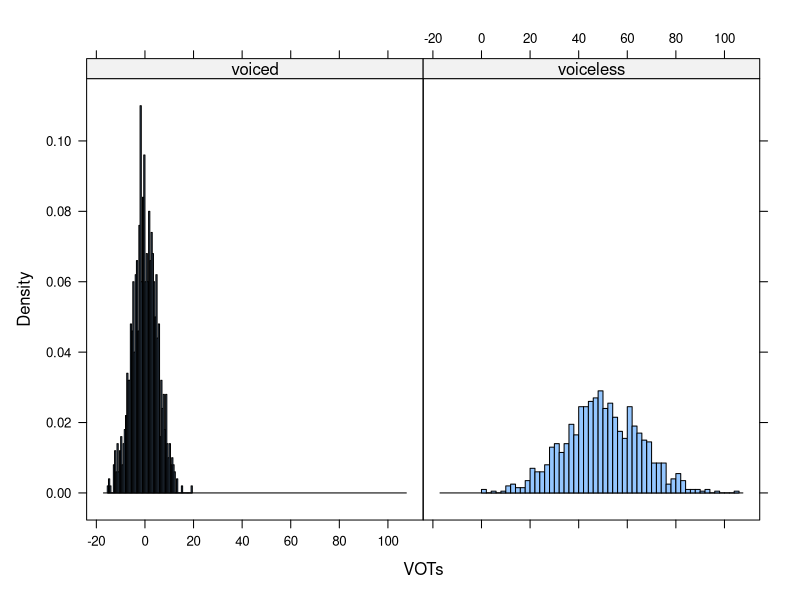
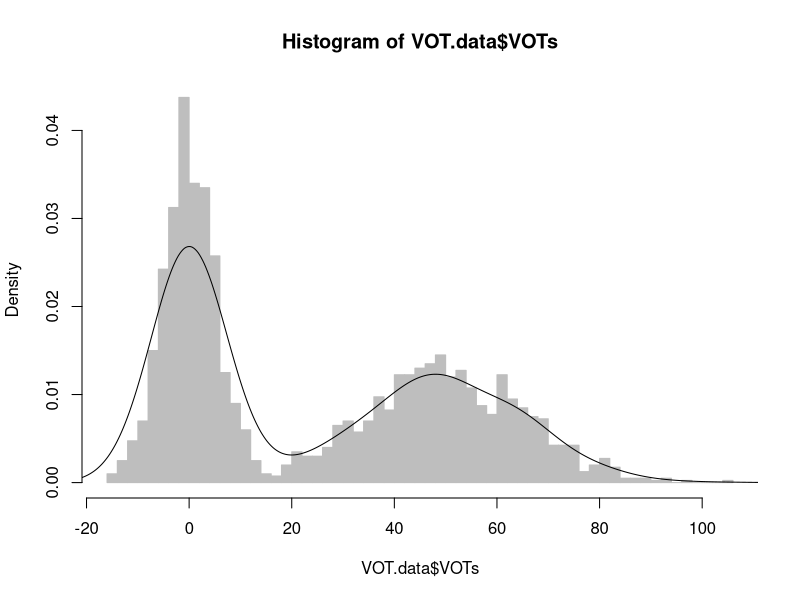
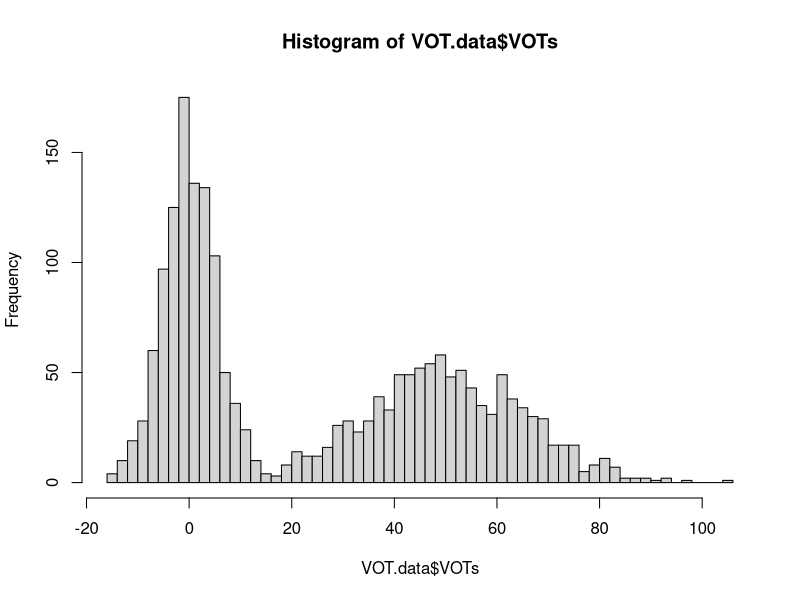
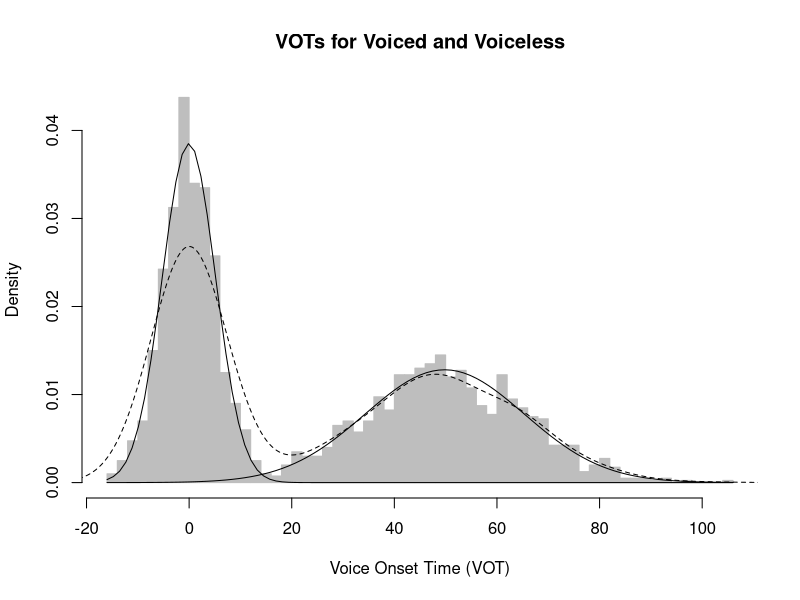
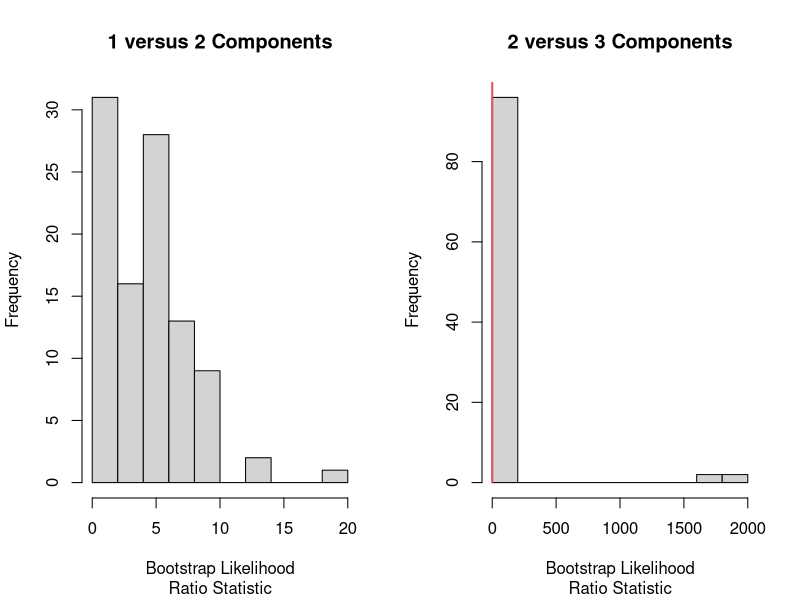

The R source for these figures, in order:
####Mixture of Gaussian  Models: A Tutorial Using simulated VOT data####
#A tutorial using the library Mixtools to model infants' statistical learning of speech sound categories
#The statistical model is a MOG whose parameters are estimated using the EM algorithm
#First, a model is introduced to estimate parameters of VOT distrbutions for voiced/voiceless speech sounds using EM.
#Then, a hypothesis testing approach is introduced to determine the number of components/categories.

####Background Info####
#Model based loosely off of McMurray et al. (2009), Developmental Science, and de Boer & Kuhl (2003), Acoustics Research Letters
#Infants learn speech sound categories based off of distributional features of speech cues.
#Evidence suggests that infant use voice onset time (VOT) to learn voiced and voiceless speech sounds.

####Developmental Caveats####
#McMurray et al. (2009) argue directly against using MOGs with the EM algorithm to model infant statistical learning for two reasons:
#EM algorithm uses a large batch of input, but infants must learn iteratively (i.e., they do not get "batch" data). 
#EM algorithm doesn't learn the number of Gaussians/categories (the number is specified a priori #), only the parameters of the Gaussians are estimated
#In their paper, McMurray et al. (2009) discared the EM alogrithm and use MLE with a competition algorithm.
#Here, I use EM, as that is implemented in mixtools.

#Mixtools is an R library for MOG
install.packages("mixtools") #Mixtools has built in MOG models with the EM algorithm
library(mixtools)

####Simulate VOT language input####
#Simulated input parameters taken from McMurray et al. (2009), table 1, row 1
#Bimodel distrbution of VOTs reflecting voiced and voiceless speech sounds
#voiced parameters: mean = 0, sd = 5, lambda = 0.5
mu.vd <- 0
sd.vd <- 5
lam.vd <- 0.5

#voiceless: mean = 50, sd = 15, lambda = 0.5
mu.vl <- 50
sd.vl <- 15
lam.vl <- 0.5

#number of samples
n = 1000

#set seed
set.seed(1)

#Sample from normal distribution and create voiced/voiceless factor
VOTs <- c(rnorm(n, mean = mu.vd, sd = sd.vd),rnorm(n, mean = mu.vl, sd = sd.vl))
VOT.type <- factor(rep(c("voiced", "voiceless"), times = c(n,n)))

#Create data frame
VOT.data <- data.frame(VOT.type, VOTs)

head(VOT.data)
dim(VOT.data)

#Plot density by voiced/voiceless
lattice::histogram(~ VOTs | VOT.type, data = VOT.data, type = "density", breaks = 50)

#Plot density of all VOT data
hist(VOT.data$VOTs, breaks = 50, freq = FALSE, col="grey",border="grey")
lines(density(VOT.data$VOTs))

#### Initialize MOG model with a prioi # of Guassians/cateogires (e.g. K) ####

#We know a priori that the distribution of VOTs is bimodal. Let's try 2 components.
k <- 2 # num of Gaussians/categories

#Run model
# k = number of components/Gaussians
# maxit = max number of iterations for converging the model
# epsilon = run until the log-likelihood changes by less than epsilon. Usually set to 10^-8
mixmdl <- normalmixEM(VOT.data$VOTs, k = k, maxit = 100, epsilon = 0.01)

#Summary of model
summary(mixmdl)

#Fitted parameters. Hey! The fitted parameters match the parameters of the simulated data quite well.
mixmdl$mu
mixmdl$sigma
mixmdl$lambda

#Plot density of VOT data with model fit
#Function that adds the density of a given component of the MOG; scaled by lambda for comparable visualization
plot.normal.components <- function(mixture,component.number,...) {
  curve(mixture$lambda[component.number] *
          dnorm(x,mean=mixture$mu[component.number],
                sd=mixture$sigma[component.number]), add=TRUE, ...)
}

plot(hist(VOT.data$VOTs,breaks=50),col="grey",border="grey",freq=FALSE,
     xlab="Voice Onset Time (VOT)",main="VOTs for Voiced and Voiceless")
lines(density(VOT.data$VOTs),lty=2)
sapply(1:k,plot.normal.components,mixture=mixmdl)

####Initialize MOG model to have it learn K through bootstrapping and hypothesis testing####
mixmdl.2 <- boot.comp(VOT.data$VOTs,max.comp=15,mix.type="normalmix",
                      maxit=100,epsilon=1e-2)
#Summary
summary(mixmdl.2)
str(mixmdl.2)

#Hypothesis tests
mixmdl.2$p.values
mixmdl.2$obs.log.lik
